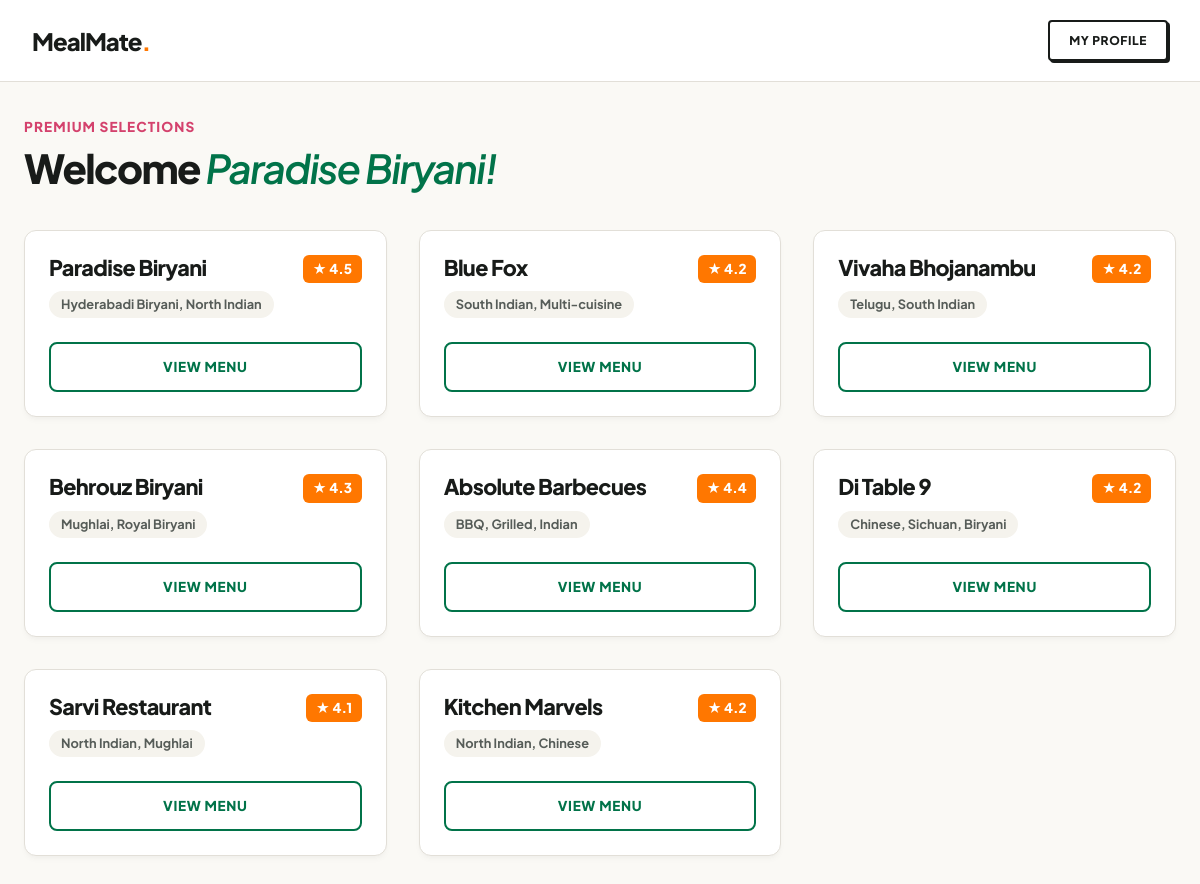
The page /customer_home/Paradise Biryani/ on the database its author committed.
### delivery/models.py (models this page shows, shortened)
class Restaurant(models.Model):
    name = models.CharField(max_length=20)
    picture = models.URLField(max_length=200,
                              default="https://cwdaust.com.au/wpress/wp-content/uploads/2015/04/placeholder-restaurant.png")
    cuisine = models.CharField(max_length=200)
    rating = models.FloatField()

### delivery/views.py (the view)
# urls.py: path('customer_home/<str:username>/', views.customer_home, name='customer_home'),
def customer_home(request, username):
    restaurantList = Restaurant.objects.all()
    return render(request, 'customer_home.html', {
        "restaurantList": restaurantList,
        "username": username
    })

### delivery/Templates/customer_home.html (shortened to what this page needs)
<!DOCTYPE html>
<html lang="en">
<head>
</head>
<body>
    <nav class="editorial-nav">
        <a href="#" class="editorial-nav-brand">MealMate<span>.</span></a>
        <a href="{% url 'profile' username %}" class="btn-nav-profile"
            style="padding: 0.6rem 1.2rem; font-size: 0.75rem;">
            My Profile
        </a>
    </nav>
    <main class="editorial-container">
        <header class="editorial-header">
            <div>
                <span class="editorial-meta-badge">Premium Selections</span>
                <h1 class="editorial-title">Welcome <em>{{username}}!</em></h1>
            </div>
        </header>
        <div class="restaurant-grid">
            {% for r in restaurantList %}
            <div class="restaurant-card">
                <div class="card-content">
                    <div class="card-meta-row">
                        <h3 class="restaurant-name">{{ r.name }}</h3>
                        <span class="rating-badge">
                            ★ {{ r.rating }}
                        </span>
                    </div>
                    <span class="cuisine-pill">{{ r.cuisine }}</span>
                    <a href="{% url 'view_menu' r.id username %}" class="btn-view-menu">
                        View Menu
                    </a>
                </div>
            </div>
            {% endfor %}
        </div>
    </main>
</body>
</html>

### delivery/Templates/customer_home.html (style rules this page uses)
:root { --emerald-green: #017349; --vibrant-orange: #FF7700; --deep-pink: #D4426D; --bg-canvas: #FAF9F5; --bg-surface: #FFFFFF; --border-light: #E2DFD8; --border-ink: #181B19; --text-primary: #181B19; --text-secondary: #565C58; --pure-white: #FFFFFF; --font-sans: 'Plus Jakarta Sans', -apple-system, BlinkMacSystemFont, sans-serif; --radius-card: 12px; --radius-pill: 50px; --transition-premium: all 0.3s cubic-bezier(0.16, 1, 0.3, 1); }
*, *::before, *::after { box-sizing: border-box; margin: 0; padding: 0; }
body { background-color: var(--bg-canvas); color: var(--text-primary); font-family: var(--font-sans); line-height: 1.5; -webkit-font-smoothing: antialiased; display: flex; flex-direction: column; min-height: 100vh; }
.editorial-nav { background-color: var(--bg-surface); border-bottom: 1px solid var(--border-light); padding: 1.25rem 2rem; display: flex; justify-content: space-between; align-items: center; position: sticky; top: 0; z-index: 100; }
.editorial-nav-brand { font-size: 1.5rem; font-weight: 900; color: var(--text-primary); text-decoration: none; letter-spacing: -0.04em; }
.editorial-nav-brand span { color: var(--vibrant-orange); }
.editorial-container { max-width: 1200px; margin: 2rem auto; padding: 0 1.5rem; width: 100%; }
.editorial-header { margin-bottom: 2.5rem; }
.editorial-meta-badge { display: inline-block; color: var(--deep-pink); font-size: 0.85rem; font-weight: 800; text-transform: uppercase; letter-spacing: 0.08em; margin-bottom: 0.5rem; }
.editorial-title { font-size: 2.5rem; font-weight: 800; letter-spacing: -0.04em; line-height: 1.1; color: var(--text-primary); }
.editorial-title em { font-style: italic; font-weight: 600; color: var(--emerald-green); }
.restaurant-grid { display: grid; grid-template-columns: 1fr; gap: 2rem; }
@media (min-width: 640px) { .restaurant-grid { grid-template-columns: repeat(2, 1fr); } }
@media (min-width: 1024px) { .restaurant-grid { grid-template-columns: repeat(3, 1fr); } }
.restaurant-card { background-color: var(--bg-surface); border: 1px solid var(--border-light); border-radius: var(--radius-card); overflow: hidden; box-shadow: 0 4px 6px -1px rgba(24, 27, 25, 0.03), 0 2px 4px -1px rgba(24, 27, 25, 0.02); transition: var(--transition-premium); display: flex; flex-direction: column; text-decoration: none; color: inherit; }
.card-content { padding: 1.5rem; display: flex; flex-direction: column; flex: 1; }
.card-meta-row { display: flex; justify-content: space-between; align-items: flex-start; gap: 1rem; margin-bottom: 0.5rem; }
.restaurant-name { font-size: 1.35rem; font-weight: 800; letter-spacing: -0.03em; line-height: 1.2; color: var(--text-primary); }
.rating-badge { display: inline-flex; align-items: center; font-size: 0.85rem; font-weight: 800; padding: 0.25rem 0.6rem; border-radius: 6px; background-color: var(--vibrant-orange); color: var(--pure-white); white-space: nowrap; }
.cuisine-pill { display: inline-block; align-self: flex-start; padding: 0.25rem 0.75rem; border-radius: var(--radius-pill); font-size: 0.8rem; font-weight: 700; background-color: #F5F3ED; color: var(--text-secondary); margin-bottom: 1.5rem; }
.btn-view-menu { display: inline-flex; align-items: center; justify-content: center; font-weight: 800; text-transform: uppercase; letter-spacing: 0.05em; font-size: 0.85rem; text-decoration: none; padding: 0.8rem 1.5rem; border-radius: 8px; border: 2px solid var(--emerald-green); color: var(--emerald-green); background-color: transparent; text-align: center; margin-top: auto; width: 100%; transition: var(--transition-premium); }
.btn-nav-profile { display: inline-flex; align-items: center; justify-content: center; border: 2px solid var(--border-ink); background-color: var(--bg-surface); color: var(--text-primary); font-weight: 800; text-transform: uppercase; letter-spacing: 0.05em; text-decoration: none; transition: var(--transition-premium); box-shadow: 2px 2px 0px 0px var(--border-ink); border-radius: 4px; }

### rows shown on the page
Restaurant: name "Paradise Biryani", rating "4.5", cuisine "Hyderabadi Biryani, North Indian"
Restaurant: name "Blue Fox", rating "4.2", cuisine "South Indian, Multi-cuisine"
Restaurant: name "Vivaha Bhojanambu", rating "4.2", cuisine "Telugu, South Indian"
Restaurant: name "Behrouz Biryani", rating "4.3", cuisine "Mughlai, Royal Biryani"
Restaurant: name "Absolute Barbecues", rating "4.4", cuisine "BBQ, Grilled, Indian"
Restaurant: name "Di Table 9", rating "4.2", cuisine "Chinese, Sichuan, Biryani"
Restaurant: name "Sarvi Restaurant", rating "4.1", cuisine "North Indian, Mughlai"
Restaurant: name "Kitchen Marvels", rating "4.2", cuisine "North Indian, Chinese"
